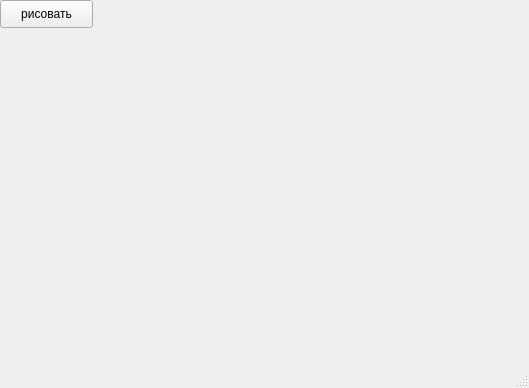
<?xml version="1.0" encoding="UTF-8"?>
<ui version="4.0">
 <class>MainWindow</class>
 <widget class="QMainWindow" name="MainWindow">
  <property name="geometry">
   <rect>
    <x>0</x>
    <y>0</y>
    <width>529</width>
    <height>388</height>
   </rect>
  </property>
  <property name="windowTitle">
   <string>MainWindow</string>
  </property>
  <widget class="QWidget" name="centralwidget">
   <widget class="QPushButton" name="pushButton">
    <property name="geometry">
     <rect>
      <x>0</x>
      <y>0</y>
      <width>93</width>
      <height>28</height>
     </rect>
    </property>
    <property name="text">
     <string>рисовать</string>
    </property>
   </widget>
  </widget>
  <widget class="QMenuBar" name="menubar">
   <property name="geometry">
    <rect>
     <x>0</x>
     <y>0</y>
     <width>529</width>
     <height>26</height>
    </rect>
   </property>
  </widget>
  <widget class="QStatusBar" name="statusbar"/>
 </widget>
 <resources/>
 <connections/>
</ui>
